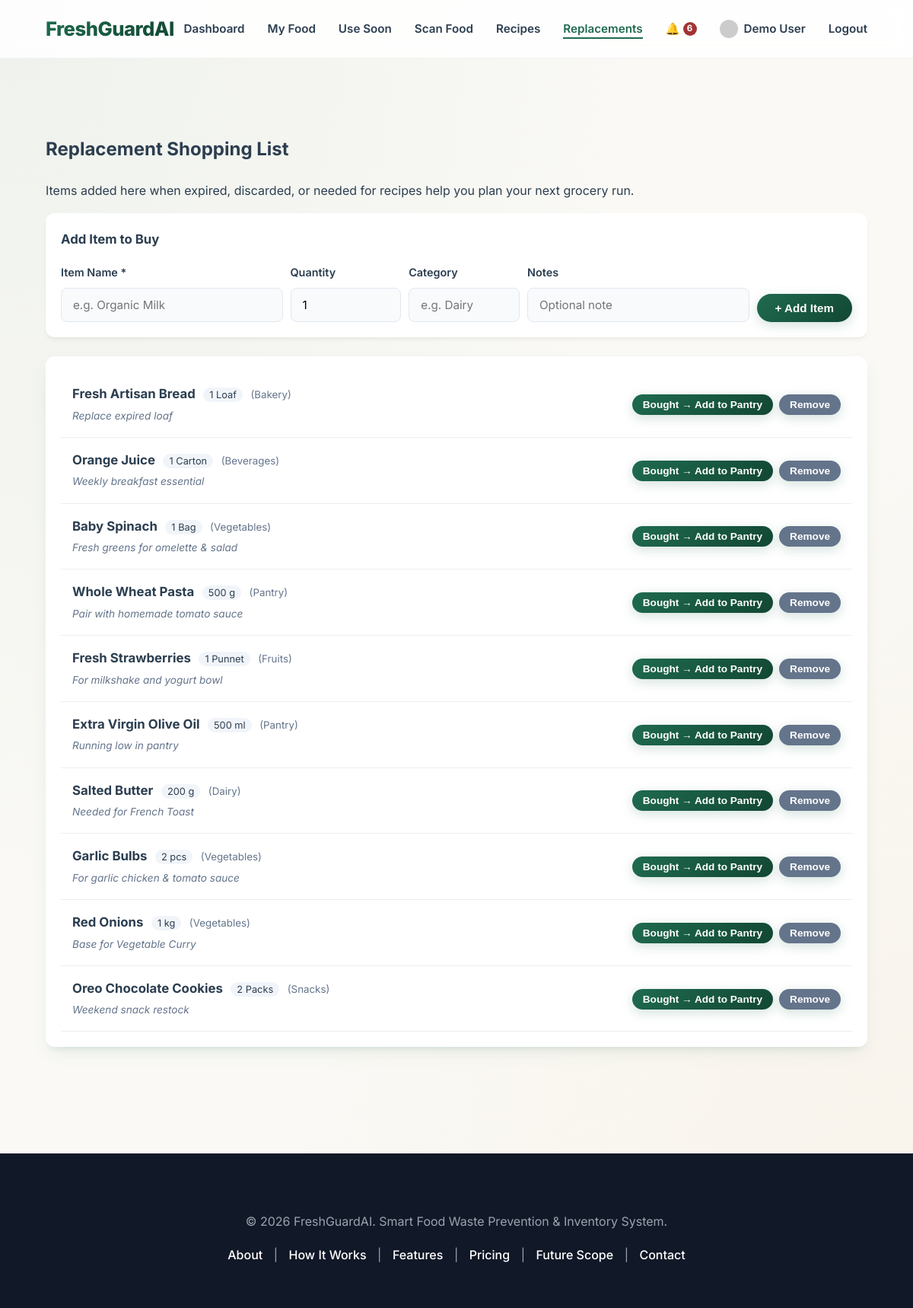
Page /replacement-list.php (signed in) on the committed database.
### tables this page shows
CREATE TABLE IF NOT EXISTS replacement_list (
    id INT AUTO_INCREMENT PRIMARY KEY,
    user_id INT NOT NULL,
    food_name VARCHAR(100) NOT NULL,
    quantity VARCHAR(50) DEFAULT '1',
    category VARCHAR(50) DEFAULT NULL,
    notes TEXT DEFAULT NULL,
    status VARCHAR(50) DEFAULT 'Pending',
    created_at TIMESTAMP DEFAULT CURRENT_TIMESTAMP,
    FOREIGN KEY (user_id) REFERENCES users(id) ON DELETE CASCADE
);

### includes/functions.php (called while the page is built, shortened)
<?php
function syncUserNotifications(PDO $pdo, int $userId): void {
    $stmt = $pdo->prepare("
        SELECT id, name, DATEDIFF(expiry_date, CURDATE()) AS days_left
        FROM food_items
        WHERE user_id = ? AND DATEDIFF(expiry_date, CURDATE()) <= 3
    ");
    $stmt->execute([$userId]);
    $items = $stmt->fetchAll();
}

### replacement-list.php (the view, shortened to what this page needs)
<?php
require_once 'includes/db.inc.php';
require_once 'includes/functions.php';
$user_id = (int)$_SESSION['user_id'];
$stmt = $pdo->prepare("SELECT * FROM replacement_list WHERE user_id = ? ORDER BY created_at DESC");
$stmt->execute([$user_id]);
$items = $stmt->fetchAll();
include 'includes/header.php';
?>
<div class="container section">
    <h2>Replacement Shopping List</h2>
    <p>Items added here when expired, discarded, or needed for recipes help you plan your next grocery run.</p>
    <div style="background: #fff; padding: 20px; border-radius: 12px; box-shadow: var(--shadow-sm); margin-bottom: 25px;">
        <h3 style="margin-top:0; font-size:1.05rem;">Add Item to Buy</h3>
        <form method="POST" style="display:flex; gap:10px; flex-wrap:wrap; align-items:flex-end;">
            <div style="flex:2; min-width:180px;">
                <label>Item Name *</label>
                <input type="text" name="food_name" placeholder="e.g. Organic Milk" required>
            </div>
            <div style="flex:1; min-width:120px;">
                <label>Quantity</label>
                <input type="text" name="quantity" placeholder="e.g. 1 Loaf" value="1">
            </div>
            <div style="flex:1; min-width:130px;">
                <label>Category</label>
                <input type="text" name="category" placeholder="e.g. Dairy">
            </div>
            <div style="flex:2; min-width:160px;">
                <label>Notes</label>
                <input type="text" name="notes" placeholder="Optional note">
            </div>
            <button type="submit" class="btn">+ Add Item</button>
        </form>
    </div>
    <div style="background: #fff; padding: 20px; border-radius: 12px; box-shadow: var(--shadow-md);">
        <?php if (count($items) > 0): ?>
            <ul style="list-style: none; padding: 0; margin: 0;">
                <?php foreach ($items as $item): ?>
                    <li style="display: flex; justify-content: space-between; align-items: center; gap:12px; flex-wrap:wrap; padding: 15px; border-bottom: 1px solid #eee;">
                        <div>
                            <strong style="font-size:1.05rem;"><?php echo htmlspecialchars($item['food_name']); ?></strong>
                            <?php if (!empty($item['quantity'])): ?>
                                <span style="background:#f1f5f9; padding:2px 8px; border-radius:999px; font-size:0.8rem; margin-left:6px;"><?php echo htmlspecialchars($item['quantity']); ?></span>
                            <?php endif; ?>
                            <?php if (!empty($item['category'])): ?>
                                <small style="color:#64748b; margin-left:6px;">(<?php echo htmlspecialchars($item['category']); ?>)</small>
                            <?php endif; ?>
                            <?php if (!empty($item['notes'])): ?>
                                <br><i style="font-size: 0.85rem; color:#64748b;"><?php echo htmlspecialchars($item['notes']); ?></i>
                            <?php endif; ?>
                        </div>
                        <div style="display:flex; gap:8px; flex-wrap:wrap;">
                            <form method="POST" style="margin: 0;">
                                <button type="submit" class="btn" style="padding: 6px 14px; font-size: 0.85rem;">Bought &rarr; Add to Pantry</button>
                            </form>
                            <form method="POST" style="margin: 0;">
                                <button type="submit" class="btn" style="background: #64748b; padding: 6px 14px; font-size: 0.85rem;">Remove</button>
                            </form>
                        </div>
                    </li>
                <?php endforeach; ?>
            </ul>
        <?php else: ?>
            <p style="margin:0;">Your replacement list is empty. You're all caught up!</p>
        <?php endif; ?>
    </div>
</div>
<?php include 'includes/footer.php'; ?>

### assets/css/style.css (style rules this page uses)
:root { --primary-green: #1F6B4F; --primary-dark: #124733; --warning-yellow: #C89B3C; --danger-red: #A33333; --bg-light: #FAF9F5; --text-dark: #2C3E50; --text-muted: #7F8C8D; --white: #ffffff; --brown: #7A4528; --accent: #E58A2B; --shadow-sm: 0 4px 6px -1px rgba(0, 0, 0, 0.05), 0 2px 4px -1px rgba(0, 0, 0, 0.03); --shadow-md: 0 10px 25px -5px rgba(31, 107, 79, 0.1), 0 8px 10px -6px rgba(31, 107, 79, 0.1); --shadow-lg: 0 25px 50px -12px rgba(31, 107, 79, 0.15); --shadow-hover: 0 20px 30px -10px rgba(31, 107, 79, 0.25); --radius-md: 12px; --radius-lg: 20px; --radius-pill: 9999px; }
body { font-family: 'Inter', -apple-system, BlinkMacSystemFont, "Segoe UI", Roboto, sans-serif; background-color: var(--bg-light); color: var(--text-dark); margin: 0; padding: 0; line-height: 1.7; -webkit-font-smoothing: antialiased; background-image: radial-gradient(at 0% 0%, rgba(31, 107, 79, 0.05) 0px, transparent 50%), radial-gradient(at 100% 100%, rgba(229, 138, 43, 0.05) 0px, transparent 50%); background-attachment: fixed; }
* { box-sizing: border-box; }
.container { width: 90%; max-width: 1200px; margin: 0 auto; }
.btn, .btn-primary { display: inline-block; background: linear-gradient(135deg, var(--primary-green), var(--primary-dark)); color: var(--white) !important; padding: 10px 24px; border-radius: var(--radius-pill); border: none; cursor: pointer; text-align: center; font-weight: 600; font-size: 0.95rem; box-shadow: 0 4px 15px rgba(31, 107, 79, 0.2); transition: all 0.3s cubic-bezier(0.165, 0.84, 0.44, 1); }
.section { padding: 80px 0; }
input, select, textarea { width: 100%; padding: 12px 15px; border: 1px solid #e2e8f0; border-radius: 8px; box-sizing: border-box; font-family: inherit; font-size: 0.95rem; transition: all 0.3s ease; background: #f8fafc; }
label { font-weight: 600; color: var(--text-dark); display: block; margin-bottom: 8px; font-size: 0.9rem; }

### rows in the picture
replacement_list: food_name "Fresh Artisan Bread", quantity "1 Loaf", category "Bakery", notes "Replace expired loaf"
replacement_list: food_name "Orange Juice", quantity "1 Carton", category "Beverages", notes "Weekly breakfast essential"
replacement_list: food_name "Baby Spinach", quantity "1 Bag", category "Vegetables", notes "Fresh greens for omelette & salad"
replacement_list: food_name "Whole Wheat Pasta", quantity "500 g", category "Pantry", notes "Pair with homemade tomato sauce"
replacement_list: food_name "Fresh Strawberries", quantity "1 Punnet", category "Fruits", notes "For milkshake and yogurt bowl"
replacement_list: food_name "Extra Virgin Olive Oil", quantity "500 ml", category "Pantry", notes "Running low in pantry"
replacement_list: food_name "Salted Butter", quantity "200 g", category "Dairy", notes "Needed for French Toast"
replacement_list: food_name "Garlic Bulbs", quantity "2 pcs", category "Vegetables", notes "For garlic chicken & tomato sauce"
replacement_list: food_name "Red Onions", quantity "1 kg", category "Vegetables", notes "Base for Vegetable Curry"
replacement_list: food_name "Oreo Chocolate Cookies", quantity "2 Packs", category "Snacks", notes "Weekend snack restock"

### other values in the picture
$unread_notifs "6"
$_SESSION['user_name'] "Demo User"
